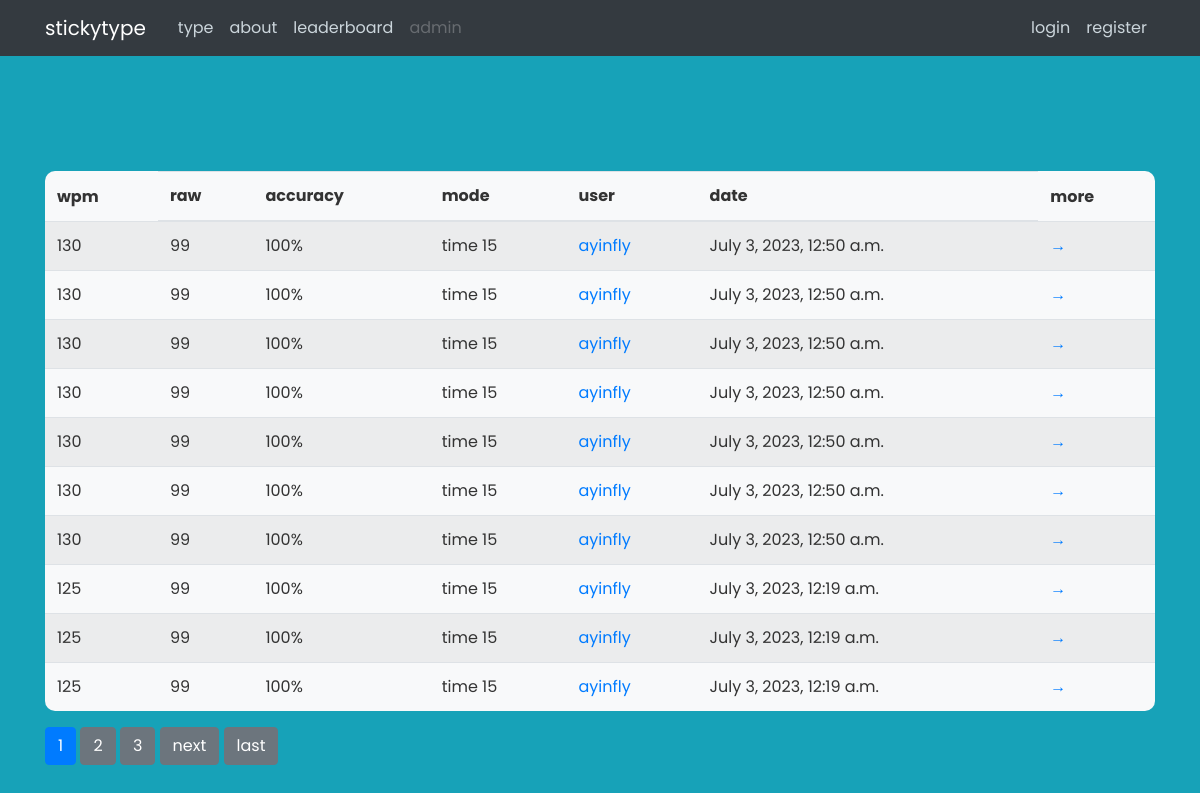
The app's page /leaderboard/, older data.
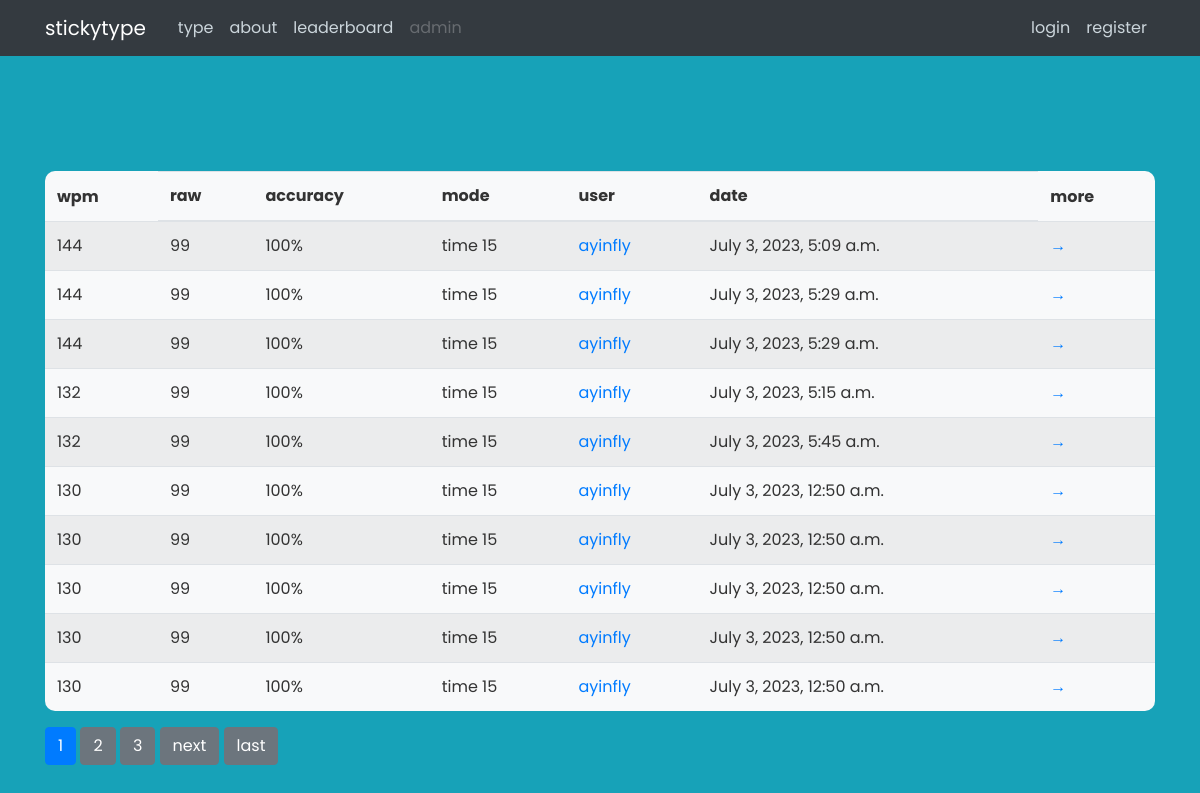
The same page, newer data.
### type/models.py (models this page shows, shortened)
class Stat(models.Model):
    author = models.ForeignKey(User, on_delete=models.CASCADE)
    wpm_total = models.PositiveSmallIntegerField(default=0)
    wpm_raw = models.PositiveSmallIntegerField(default=0)
    time = models.DateTimeField(auto_now_add=True)
    accuracy = models.PositiveSmallIntegerField(default=0)
    mode = models.CharField(max_length=20, default='')

### type/views.py (the view)
# urls.py: path("leaderboard/", LeaderboardListView.as_view(), name='type-leaderboard'),
class LeaderboardListView(ListView):
    model = Stat
    template_name = 'type/leaderboard.html'
    context_object_name = 'stats'
    ordering = ['-wpm_total']
    paginate_by = 10

### type/templates/type/leaderboard.html (shortened to what this page needs)
{% extends "type/base.html" %}
{% block content%}
    <table class="table table-hover table-striped bg-light" style="border-radius: 10px;">
        <thead>
            <tr>
                <th scope="col" style="border: none;">wpm</th>
                <th scope="col">raw</th>
                <th scope="col">accuracy</th>
                <th scope="col">mode</th>
                <th scope="col">user</th>
                <th scope="col">date</th>
                <th scope="col" style="border: none;">more</th>
            </tr>
        </thead>
        <tbody>
            {% for stat in stats %}
                <tr>
                    <td>{{ stat.wpm_total }}</td>
                    <td>{{ stat.wpm_raw }}</td>
                    <td>{{ stat.accuracy }}%</td>
                    <td>{{ stat.mode }}</td>
                    <td><a href="{% url 'type-stats' stat.author.username %}">{{ stat.author.username }}</a></td>
                    <td>{{ stat.time }}</td>
                    <td><a href="{% url 'stat-detail' stat.id %}" class="stretched-link">→</a></td>
                </tr>
            {% endfor %}
        </tbody>
    </table>
    {% if is_paginated %}
        {% for num in page_obj.paginator.page_range %}
            {% if page_obj.number == num %}
                <a class="btn btn-primary mb-4" href="?page={{ num }}">{{ num }}</a>
            {% elif num > page_obj.number|add:'-3'  and num < page_obj.number|add:'3' %}
                <a class="btn btn-secondary mb-4" href="?page={{ num }}">{{ num }}</a>
            {% endif %}
        {% endfor %}
        {% if page_obj.has_next %}
            <a class="btn btn-secondary mb-4" href="?page={{ page_obj.next_page_number}}">next</a>
            <a class="btn btn-secondary mb-4" href="?page={{ page_obj.paginator.num_pages }}">last</a>
        {% endif %}
    {% endif %}
{% endblock content%}

### type/templates/type/base.html (shortened to what this page needs)
{% load static %}
<!DOCTYPE html>
<html lang="en">
<head>
    <link rel="stylesheet" href="https://cdn.jsdelivr.net/npm/bootstrap@4.0.0/dist/css/bootstrap.min.css">
    <link rel="stylesheet" type="text/css" href="{% static 'type/main.css' %}">
    <link rel="stylesheet" href="{% static 'type/home.css' %}">
</head>
<body>
    <header class="site-header">
        <nav class="navbar navbar-expand-md navbar-dark bg-dark fixed-top">
            <div class="container">
                <a class="navbar-brand mr-4" href="/">stickytype</a>
                <div class="collapse navbar-collapse" id="navbarToggle">
                    <div class="navbar-nav mr-auto">
                        <a class="nav-item nav-link" href="{% url 'type-home' %}">type</a>
                        <a class="nav-item nav-link" href="{% url 'type-about' %}">about</a>
                        <a class="nav-item nav-link" href="{% url 'type-leaderboard' %}">leaderboard</a>
                        <a class="nav-item nav-link disabled" href="/admin">admin</a>
                    </div>
                    <div class="navbar-nav">
                        {% if user.is_authenticated %}
                            <a class="nav-item nav-link" href="{% url 'logout' %}">logout</a>
                            <a class="nav-item nav-link" href="{% url 'profile' %}">{{ user.username }}</a>
                        {% else %}
                            <a class="nav-item nav-link" href="{% url 'login' %}">login</a>
                            <a class="nav-item nav-link" href="{% url 'register' %}">register</a>
                        {% endif %}
                    </div>
                </div>
            </div>
        </nav>
    </header>
    <main role="main" class="container">
        {% block content %}{% endblock %}
    </main>
</body>
</html>

### type/static/type/main.css (style rules this page uses)
body { background: #fafafa; color: #333333; margin-top: 5rem; }
.site-header .navbar-nav .nav-link { color: #cbd5db; }

### type/static/type/home.css (style rules this page uses)
* { margin: 0; padding: 0; box-sizing: border-box; font-family: 'Poppins', sans-serif; }
body { display: flex; padding: 0 10px; align-items: center; justify-content: center; min-height: 100vh; background: #17A2B8; }

Row changes from the older to the newer data that the page shows:
no longer on this page (row unchanged): Stat: wpm_total "130", wpm_raw "99", accuracy "100", mode "time 15", author.username "ayinfly", time "July 3, 2023, 12:50 a.m."
no longer on this page (row unchanged): Stat: wpm_total "130", wpm_raw "99", accuracy "100", mode "time 15", author.username "ayinfly", time "July 3, 2023, 12:50 a.m."
no longer on this page (row unchanged): Stat: wpm_total "125", wpm_raw "99", accuracy "100", mode "time 15", author.username "ayinfly", time "July 3, 2023, 12:19 a.m."
no longer on this page (row unchanged): Stat: wpm_total "125", wpm_raw "99", accuracy "100", mode "time 15", author.username "ayinfly", time "July 3, 2023, 12:19 a.m."
no longer on this page (row unchanged): Stat: wpm_total "125", wpm_raw "99", accuracy "100", mode "time 15", author.username "ayinfly", time "July 3, 2023, 12:19 a.m."
added Stat: wpm_total "144", wpm_raw "99", accuracy "100", mode "time 15", author.username "ayinfly", time "July 3, 2023, 5:09 a.m."
added Stat: wpm_total "144", wpm_raw "99", accuracy "100", mode "time 15", author.username "ayinfly", time "July 3, 2023, 5:29 a.m."
added Stat: wpm_total "144", wpm_raw "99", accuracy "100", mode "time 15", author.username "ayinfly", time "July 3, 2023, 5:29 a.m."
added Stat: wpm_total "132", wpm_raw "99", accuracy "100", mode "time 15", author.username "ayinfly", time "July 3, 2023, 5:15 a.m."
added Stat: wpm_total "132", wpm_raw "99", accuracy "100", mode "time 15", author.username "ayinfly", time "July 3, 2023, 5:45 a.m."
